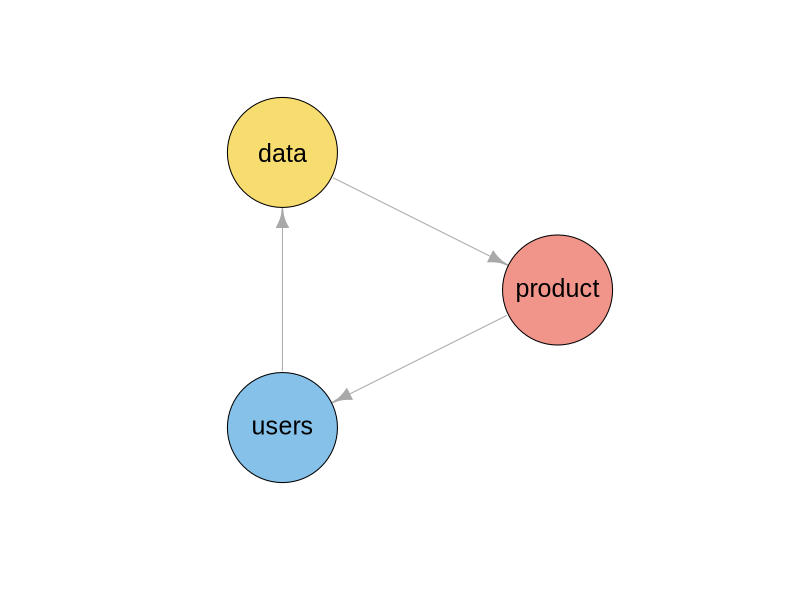

Recreate this plot in R.
## ---- chunk 1
# library
library(igraph)
 
# Create data
data=matrix(c(0, 1, 0,
              0, 0, 1,
              1, 0, 0),
            dimnames = list(c("product", "data", "users"),
                            c("product", "data", "users")
                            ),
            nrow = 3)
network <- graph_from_adjacency_matrix(data, mode = 'directed', diag = F)
 
# When ploting, we can use different layouts:
plot(network, layout=layout.circle, vertex.size=80, vertex.color = c("#F1948A", "#F7DC6F", "#85C1E9"), vertex.label.color = "black", vertex.label.cex = 1.5, vertex.label.family = "Arial")

